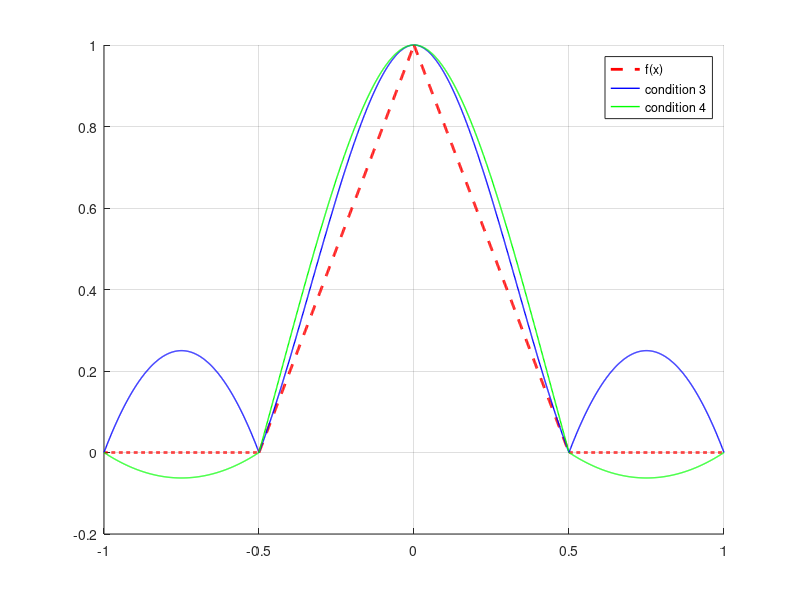

Here is the MATLAB script that generated this plot:
x0 = linspace(-1, -0.5, 500);
x1 = linspace(-0.5, 0, 500);
x2 = linspace(0, 0.5, 500);
x3 = linspace(0.5, 1, 500);

f00 = zeros(1, 500);
f01 = 1 - 2*abs(x1);
f02 = 1 - 2*abs(x2);
f03 = zeros(1, 500);

f10 = -4*((x0+1).^2)+2*(x0+1);
f11 = -8*((x1+0.5).^3) +4*((x1+0.5).^2)+ 2*(x1+0.5);
f12 = 8*(x2.^3)- 8*(x2.^2)+1;
f13 = -4*(x3-0.5).^2+2*(x3-0.5);

f20 = (x0+1).^2-0.5*(x0+1);
f21 = -5*((x1+0.5).^3) +(x1+0.5).^2+2.75*(x1+0.5);
f22 = 5*(x2.^3)-6.5*(x2.^2)+1;
f23 = (x3-0.5).^2-0.5*(x3-0.5);

figure;
hold on;
plot(x0, f00, 'r--', 'LineWidth', 2);
plot(x0, f10, 'b', 'LineWidth', 1);
plot(x0, f20, 'g', 'LineWidth', 1);

plot(x1, f01, 'r--', 'LineWidth', 2);
plot(x1, f11, 'b', 'LineWidth', 1);
plot(x1, f21, 'g', 'LineWidth', 1);

plot(x2, f02, 'r--', 'LineWidth', 2);
plot(x2, f12, 'b', 'LineWidth', 1);
plot(x2, f22, 'g', 'LineWidth', 1);

plot(x3, f03, 'r--', 'LineWidth', 2);
plot(x3, f13, 'b', 'LineWidth', 1);
plot(x3, f23, 'g', 'LineWidth', 1);
legend('f(x)', 'condition 3', 'condition 4');

grid on;
hold off;